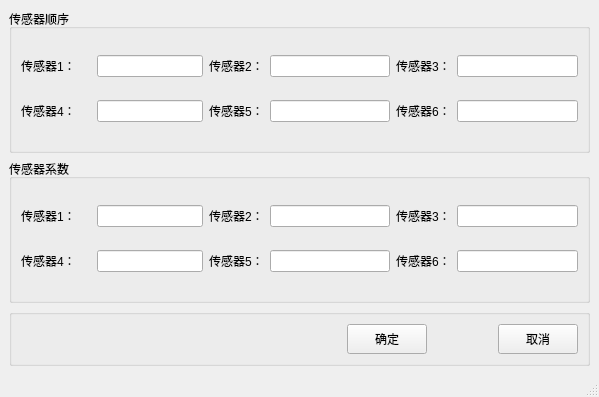
<?xml version="1.0" encoding="UTF-8"?>
<ui version="4.0">
 <class>ParaReviseWindow</class>
 <widget class="QMainWindow" name="ParaReviseWindow">
  <property name="geometry">
   <rect>
    <x>0</x>
    <y>0</y>
    <width>599</width>
    <height>397</height>
   </rect>
  </property>
  <property name="windowTitle">
   <string>系数修正</string>
  </property>
  <widget class="QWidget" name="centralwidget">
   <layout class="QVBoxLayout" name="verticalLayout" stretch="10,10,4">
    <item>
     <widget class="QGroupBox" name="groupBox">
      <property name="title">
       <string>传感器顺序</string>
      </property>
      <layout class="QGridLayout" name="gridLayout">
       <item row="0" column="0">
        <layout class="QHBoxLayout" name="horizontalLayout_2" stretch="4,6">
         <item>
          <widget class="QLabel" name="label">
           <property name="text">
            <string>传感器1：</string>
           </property>
          </widget>
         </item>
         <item>
          <widget class="QLineEdit" name="lineEditOrder1"/>
         </item>
        </layout>
       </item>
       <item row="0" column="1">
        <layout class="QHBoxLayout" name="horizontalLayout_3">
         <item>
          <widget class="QLabel" name="label_2">
           <property name="text">
            <string>传感器2：</string>
           </property>
          </widget>
         </item>
         <item>
          <widget class="QLineEdit" name="lineEditOrder2"/>
         </item>
        </layout>
       </item>
       <item row="0" column="2">
        <layout class="QHBoxLayout" name="horizontalLayout_4">
         <item>
          <widget class="QLabel" name="label_4">
           <property name="text">
            <string>传感器3：</string>
           </property>
          </widget>
         </item>
         <item>
          <widget class="QLineEdit" name="lineEditOrder3"/>
         </item>
        </layout>
       </item>
       <item row="1" column="0">
        <layout class="QHBoxLayout" name="horizontalLayout_5" stretch="4,6">
         <item>
          <widget class="QLabel" name="label_3">
           <property name="text">
            <string>传感器4：</string>
           </property>
          </widget>
         </item>
         <item>
          <widget class="QLineEdit" name="lineEditOrder4"/>
         </item>
        </layout>
       </item>
       <item row="1" column="1">
        <layout class="QHBoxLayout" name="horizontalLayout_6" stretch="0,6">
         <property name="spacing">
          <number>6</number>
         </property>
         <item>
          <widget class="QLabel" name="label_5">
           <property name="text">
            <string>传感器5：</string>
           </property>
          </widget>
         </item>
         <item>
          <widget class="QLineEdit" name="lineEditOrder5"/>
         </item>
        </layout>
       </item>
       <item row="1" column="2">
        <layout class="QHBoxLayout" name="horizontalLayout_7" stretch="0,6">
         <item>
          <widget class="QLabel" name="label_6">
           <property name="text">
            <string>传感器6：</string>
           </property>
          </widget>
         </item>
         <item>
          <widget class="QLineEdit" name="lineEditOrder6"/>
         </item>
        </layout>
       </item>
      </layout>
     </widget>
    </item>
    <item>
     <widget class="QGroupBox" name="groupBox_2">
      <property name="title">
       <string>传感器系数</string>
      </property>
      <layout class="QGridLayout" name="gridLayout_2">
       <item row="0" column="0">
        <layout class="QHBoxLayout" name="horizontalLayout_8" stretch="4,6">
         <item>
          <widget class="QLabel" name="label_7">
           <property name="text">
            <string>传感器1：</string>
           </property>
          </widget>
         </item>
         <item>
          <widget class="QLineEdit" name="lineEditPara1"/>
         </item>
        </layout>
       </item>
       <item row="0" column="1">
        <layout class="QHBoxLayout" name="horizontalLayout_9">
         <item>
          <widget class="QLabel" name="label_8">
           <property name="text">
            <string>传感器2：</string>
           </property>
          </widget>
         </item>
         <item>
          <widget class="QLineEdit" name="lineEditPara2"/>
         </item>
        </layout>
       </item>
       <item row="0" column="2">
        <layout class="QHBoxLayout" name="horizontalLayout_10">
         <item>
          <widget class="QLabel" name="label_9">
           <property name="text">
            <string>传感器3：</string>
           </property>
          </widget>
         </item>
         <item>
          <widget class="QLineEdit" name="lineEditPara3"/>
         </item>
        </layout>
       </item>
       <item row="1" column="0">
        <layout class="QHBoxLayout" name="horizontalLayout_11" stretch="4,6">
         <item>
          <widget class="QLabel" name="label_10">
           <property name="text">
            <string>传感器4：</string>
           </property>
          </widget>
         </item>
         <item>
          <widget class="QLineEdit" name="lineEditPara4"/>
         </item>
        </layout>
       </item>
       <item row="1" column="1">
        <layout class="QHBoxLayout" name="horizontalLayout_12" stretch="0,6">
         <property name="spacing">
          <number>6</number>
         </property>
         <item>
          <widget class="QLabel" name="label_11">
           <property name="text">
            <string>传感器5：</string>
           </property>
          </widget>
         </item>
         <item>
          <widget class="QLineEdit" name="lineEditPara5"/>
         </item>
        </layout>
       </item>
       <item row="1" column="2">
        <layout class="QHBoxLayout" name="horizontalLayout_13" stretch="0,6">
         <item>
          <widget class="QLabel" name="label_12">
           <property name="text">
            <string>传感器6：</string>
           </property>
          </widget>
         </item>
         <item>
          <widget class="QLineEdit" name="lineEditPara6"/>
         </item>
        </layout>
       </item>
      </layout>
     </widget>
    </item>
    <item>
     <widget class="QGroupBox" name="groupBox_3">
      <property name="title">
       <string/>
      </property>
      <layout class="QHBoxLayout" name="horizontalLayout" stretch="20,4,4,4">
       <item>
        <spacer name="horizontalSpacer">
         <property name="orientation">
          <enum>Qt::Horizontal</enum>
         </property>
         <property name="sizeHint" stdset="0">
          <size>
           <width>325</width>
           <height>20</height>
          </size>
         </property>
        </spacer>
       </item>
       <item>
        <widget class="QPushButton" name="btnOk">
         <property name="minimumSize">
          <size>
           <width>0</width>
           <height>30</height>
          </size>
         </property>
         <property name="text">
          <string>确定</string>
         </property>
        </widget>
       </item>
       <item>
        <spacer name="horizontalSpacer_2">
         <property name="orientation">
          <enum>Qt::Horizontal</enum>
         </property>
         <property name="sizeHint" stdset="0">
          <size>
           <width>62</width>
           <height>20</height>
          </size>
         </property>
        </spacer>
       </item>
       <item>
        <widget class="QPushButton" name="btnCancel">
         <property name="minimumSize">
          <size>
           <width>0</width>
           <height>30</height>
          </size>
         </property>
         <property name="text">
          <string>取消</string>
         </property>
        </widget>
       </item>
      </layout>
     </widget>
    </item>
   </layout>
  </widget>
  <widget class="QMenuBar" name="menubar">
   <property name="geometry">
    <rect>
     <x>0</x>
     <y>0</y>
     <width>599</width>
     <height>23</height>
    </rect>
   </property>
  </widget>
  <widget class="QStatusBar" name="statusbar"/>
 </widget>
 <resources/>
 <connections/>
</ui>
